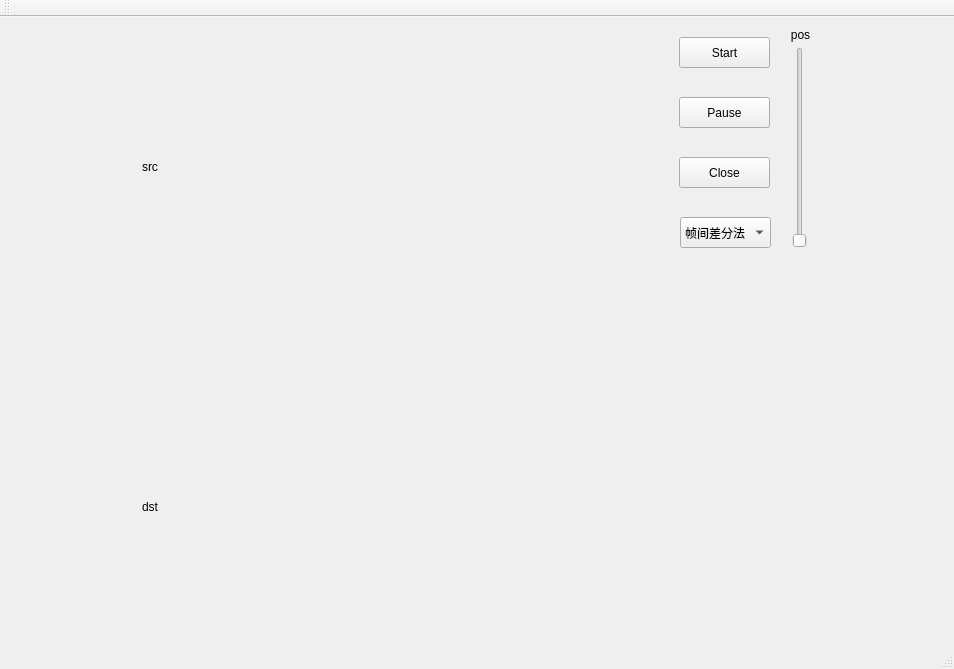
<?xml version="1.0" encoding="UTF-8"?>
<ui version="4.0">
 <class>MainWindow</class>
 <widget class="QMainWindow" name="MainWindow">
  <property name="geometry">
   <rect>
    <x>0</x>
    <y>0</y>
    <width>954</width>
    <height>669</height>
   </rect>
  </property>
  <property name="windowTitle">
   <string>MainWindow</string>
  </property>
  <widget class="QWidget" name="centralWidget">
   <widget class="QPushButton" name="Start">
    <property name="geometry">
     <rect>
      <x>679</x>
      <y>20</y>
      <width>91</width>
      <height>31</height>
     </rect>
    </property>
    <property name="text">
     <string>Start</string>
    </property>
   </widget>
   <widget class="QPushButton" name="End">
    <property name="geometry">
     <rect>
      <x>679</x>
      <y>80</y>
      <width>91</width>
      <height>31</height>
     </rect>
    </property>
    <property name="text">
     <string>Pause</string>
    </property>
   </widget>
   <widget class="QComboBox" name="comboBox">
    <property name="geometry">
     <rect>
      <x>680</x>
      <y>200</y>
      <width>91</width>
      <height>31</height>
     </rect>
    </property>
    <item>
     <property name="text">
      <string>帧间差分法</string>
     </property>
    </item>
    <item>
     <property name="text">
      <string>背景差分法</string>
     </property>
    </item>
   </widget>
   <widget class="QLabel" name="src_label">
    <property name="geometry">
     <rect>
      <x>0</x>
      <y>0</y>
      <width>300</width>
      <height>300</height>
     </rect>
    </property>
    <property name="autoFillBackground">
     <bool>true</bool>
    </property>
    <property name="text">
     <string>src</string>
    </property>
    <property name="alignment">
     <set>Qt::AlignCenter</set>
    </property>
   </widget>
   <widget class="QLabel" name="binary_label">
    <property name="geometry">
     <rect>
      <x>0</x>
      <y>340</y>
      <width>300</width>
      <height>300</height>
     </rect>
    </property>
    <property name="text">
     <string>dst</string>
    </property>
    <property name="alignment">
     <set>Qt::AlignCenter</set>
    </property>
   </widget>
   <widget class="QPushButton" name="Close">
    <property name="geometry">
     <rect>
      <x>679</x>
      <y>140</y>
      <width>91</width>
      <height>31</height>
     </rect>
    </property>
    <property name="text">
     <string>Close</string>
    </property>
   </widget>
   <widget class="QSlider" name="verticalSlider">
    <property name="geometry">
     <rect>
      <x>790</x>
      <y>30</y>
      <width>20</width>
      <height>201</height>
     </rect>
    </property>
    <property name="orientation">
     <enum>Qt::Vertical</enum>
    </property>
   </widget>
   <widget class="QLabel" name="low_Threshold">
    <property name="geometry">
     <rect>
      <x>780</x>
      <y>10</y>
      <width>41</width>
      <height>16</height>
     </rect>
    </property>
    <property name="layoutDirection">
     <enum>Qt::LeftToRight</enum>
    </property>
    <property name="text">
     <string>pos</string>
    </property>
    <property name="alignment">
     <set>Qt::AlignCenter</set>
    </property>
   </widget>
   <zorder>src_label</zorder>
   <zorder>Start</zorder>
   <zorder>End</zorder>
   <zorder>comboBox</zorder>
   <zorder>binary_label</zorder>
   <zorder>Close</zorder>
   <zorder>verticalSlider</zorder>
   <zorder>low_Threshold</zorder>
  </widget>
  <widget class="QMenuBar" name="menuBar">
   <property name="geometry">
    <rect>
     <x>0</x>
     <y>0</y>
     <width>954</width>
     <height>17</height>
    </rect>
   </property>
  </widget>
  <widget class="QToolBar" name="mainToolBar">
   <attribute name="toolBarArea">
    <enum>TopToolBarArea</enum>
   </attribute>
   <attribute name="toolBarBreak">
    <bool>false</bool>
   </attribute>
  </widget>
  <widget class="QStatusBar" name="statusBar"/>
 </widget>
 <layoutdefault spacing="6" margin="11"/>
 <resources/>
 <connections/>
</ui>
